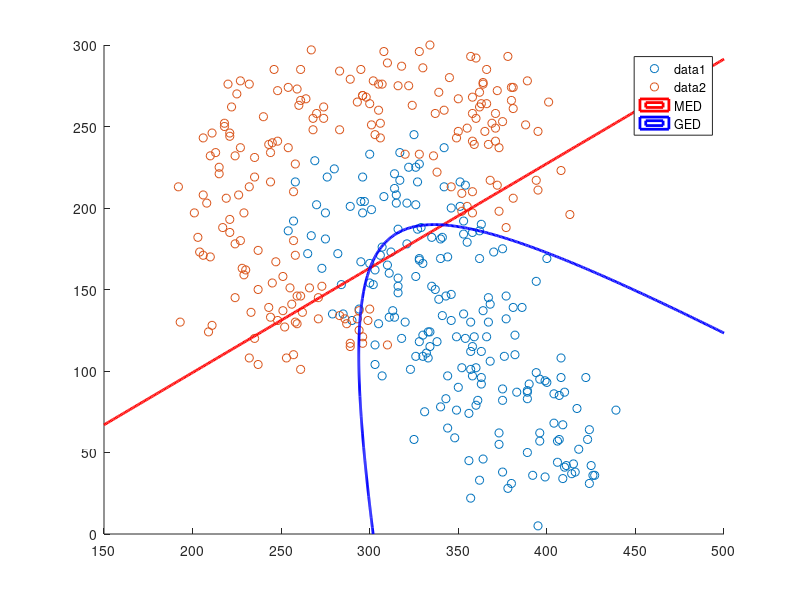

Write MATLAB code to recreate this figure.
%% case4
close all;    
clear all;  
clc;    
load assign2.mat;
scatter(a(:,1),a(:,2));
hold on;
scatter(b(:,1),b(:,2));
%% MED
x_M = linspace(150, 500, 500);
y_M = linspace(0, 300, 500);
mean_a= mean(a);
mean_b= mean(b);
z_M = zeros(length(x_M), length(y_M));
for i=1:length(x_M)
    for j=1:length(y_M)
        z_M(i,j)=sqrt(((x_M(i)-mean_a(1))^2 + (y_M(j)-mean_a(2))^2))-sqrt(((x_M(i)- mean_b(1))^2 + (y_M(j)- mean_b(2))^2));
    end
end
z_M=z_M';
contour(x_M,y_M,z_M,[0, 0],'LineWidth', 2,'LineColor','r','DisplayName','MED');
%% GED
x_G = linspace(150, 500, 500);
y_G = linspace(0, 300, 500);
cov_a=cov(a);
cov_b=cov(b);
z_G = zeros(length(x_G), length(y_G));
for i=1:length(x_G)
    for j=1:length(y_G)
        z_G(i,j)=([x_G(i) y_G(j)]- mean_a)*inv(cov_a)*([x_G(i) y_G(j)]- mean_a)'- ([x_G(i) y_G(j)]- mean_b)*inv(cov_b)*([x_G(i) y_G(j)]- mean_b)';
    end
end
z_G=z_G';
contour(x_G,y_G,z_G,[0, 0], 'LineWidth', 2,'LineColor','b','DisplayName','GED');
legend('show');